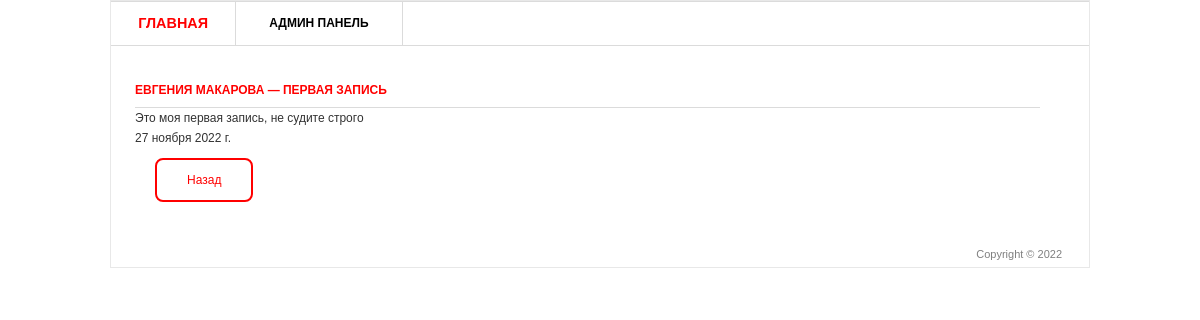
The page /1 on the database its author committed.
### blog/models.py (models this page shows, shortened)
class Post(models.Model):
    title = models.CharField( 'Заголовок записи', max_length=44)
    descriptions = models.TextField('Текст записи')
    author = models.CharField('Имя автора', max_length=40)
    date = models.DateField('Дата публикации')
    image = models.ImageField('Изображение', upload_to='image/%Y', default='image/pass.jpg')
    class Meta:
        verbose_name = 'Запись'
        verbose_name_plural = 'Записи'

### blog/views.py (the view)
# urls.py: path('<int:pk>', views.PostDetailView.as_view(), name='post-detail'),
class PostDetailView(DetailView):
    model = Post
    template_name = 'blog/post.html'
    context_obj_name = 'post'

### templates/blog/post.html (shortened to what this page needs)
{% extends 'blog/layout_post.html' %}
    {% block content %}
        <h3 id="detail">{{post.author}} — {{post.title}}</h3>
        <p>{{post.descriptions}}</p>
        <p>{{post.date}}</p>
    {% endblock %}

### static/css/style.css (style rules this page uses)
* { margin: 0; padding: 0; outline:0; }
body { font-size: 12px; line-height: 20px; font-family: Georgia, Arial, Helvetica, Sans-Serif; color: #333; background: url() repeat 0 0; }
#main_2 h3 { font-size: 12px; line-height: 15px; color: #ff0000; text-transform: uppercase; border-bottom: 1px solid #dbdbdb; padding: 0 0 9px 0; }

### rows shown on the page
Post: author "ЕВГЕНИЯ МАКАРОВА", title "ПЕРВАЯ ЗАПИСЬ", descriptions "Это моя первая запись, не судите строго", date "27 ноября 2022 г."
